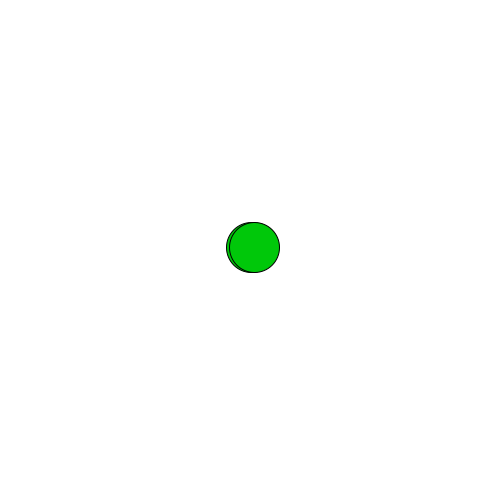
Frame 1 (no input)
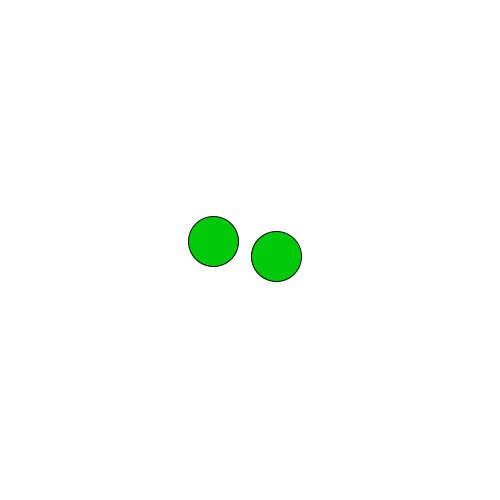
Frame 60 (the mouse pressed at the canvas centre just before this capture)
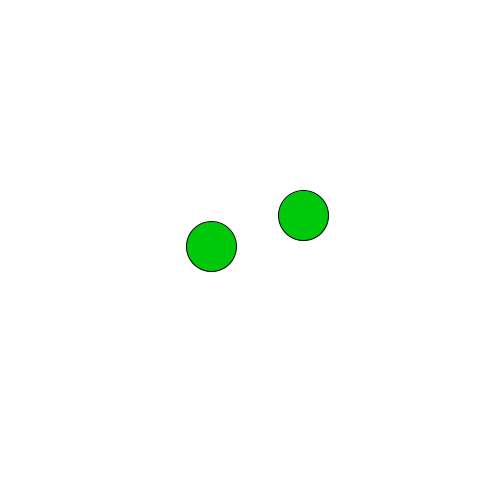
Frame 120 (the mouse held since frame 60 and released just before this capture)

The Processing sketch that drew these frames (run headless with seeded random() and noise(); from frame 60 on, the mouse is pressed at the canvas centre):

// Processing sketch: wieleBezArrayPerlin
// ── wieleBezArrayPerlin.pde
void setup()
{
  size(500, 500);
  fill(0,200,10);
}
float x1 = 250;
float y1 = 250;
float x2 = 250;
float y2 = 250;
void draw()
{
  background(255);
  x1 = x1 + random(-5,5); 
  y1 = y1 + random(-5,5); 
  ellipse(x1,y1, 50, 50);
  x2 = x2 + random(-5,5); 
  y2 = y2 + random(-5,5); 
  ellipse(x2,y2, 50, 50);
}
